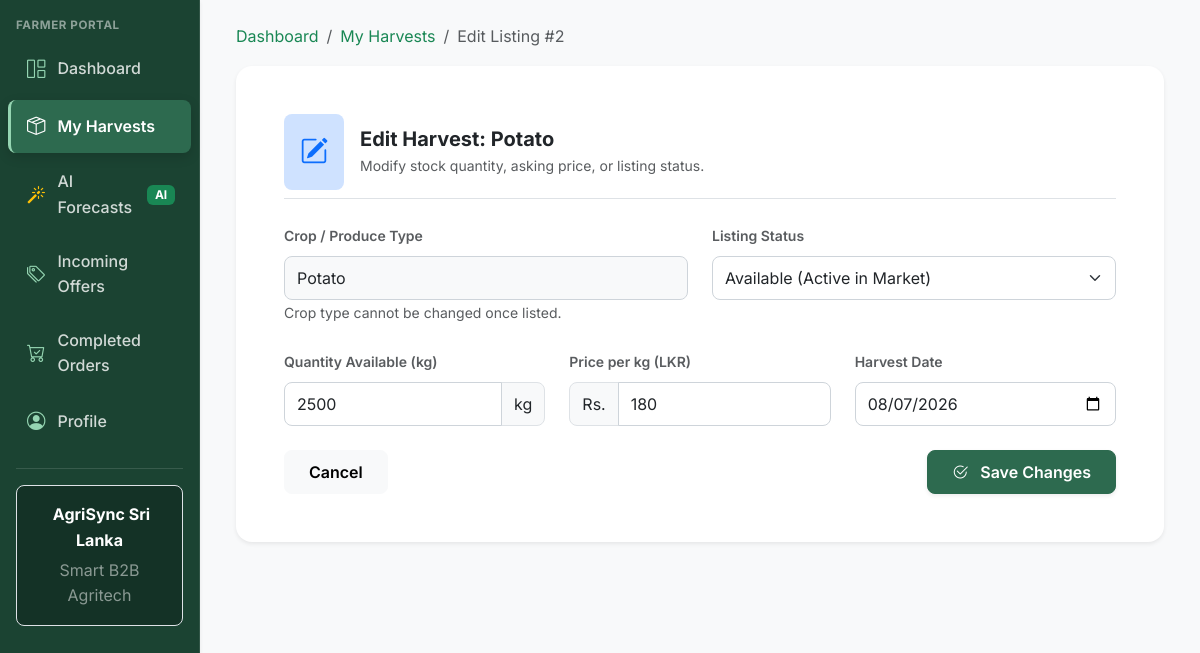
Screenshot of /farmer/edit_listing.php?id=2 (signed in) with the database file from the repository.
### tables this page shows
CREATE TABLE IF NOT EXISTS `harvest_listings` (
  `id` int(11) NOT NULL AUTO_INCREMENT,
  `farmer_id` int(11) NOT NULL,
  `crop_type` varchar(50) NOT NULL,
  `quantity_kg` decimal(10,2) NOT NULL,
  `price_per_kg` decimal(10,2) NOT NULL,
  `harvest_date` date NOT NULL,
  `status` enum('available','matched','sold') NOT NULL DEFAULT 'available',
  `created_at` timestamp NOT NULL DEFAULT CURRENT_TIMESTAMP,
  `updated_at` timestamp NOT NULL DEFAULT CURRENT_TIMESTAMP ON UPDATE CURRENT_TIMESTAMP,
  PRIMARY KEY (`id`),
  KEY `farmer_id_index` (`farmer_id`),
  KEY `crop_type_index` (`crop_type`),
  KEY `status_index` (`status`),
  CONSTRAINT `fk_harvest_farmer` FOREIGN KEY (`farmer_id`) REFERENCES `users` (`id`) ON DELETE CASCADE
);

### farmer/edit_listing.php (the view, shortened to what this page needs)
<?php
$user_id = (int) ($_SESSION['user_id'] ?? 0);
$listing_id = (int) ($_GET['id'] ?? 0);
$listing = null;
try {
    $db = getDbConnection();
    $stmt = $db->prepare("SELECT * FROM harvest_listings WHERE id = :id AND farmer_id = :farmer_id LIMIT 1");
    $stmt->execute([':id' => $listing_id, ':farmer_id' => $user_id]);
    $listing = $stmt->fetch(PDO::FETCH_ASSOC);
} catch (Throwable $e) {
    error_log("Edit Listing Fetch Error: " . $e->getMessage());
    $error = 'Database error fetching listing details.';
}
require_once __DIR__ . '/../includes/header.php';
?>
<div class="d-flex" style="min-height: 100vh;">
    <?php require_once __DIR__ . '/../includes/sidebar.php'; ?>
    <div class="flex-grow-1 bg-light p-4 overflow-auto">
        <div class="container-fluid max-w-4xl">
            <nav aria-label="breadcrumb" class="mb-3">
                <ol class="breadcrumb small">
                    <li class="breadcrumb-item"><a href="dashboard.php" class="text-success text-decoration-none">Dashboard</a></li>
                    <li class="breadcrumb-item"><a href="listings.php" class="text-success text-decoration-none">My Harvests</a></li>
                    <li class="breadcrumb-item active" aria-current="page">Edit Listing #<?= (int)$listing['id'] ?></li>
                </ol>
            </nav>
            <div class="card border-0 shadow-sm rounded-4 p-4 p-md-5 bg-white">
                <div class="d-flex align-items-center mb-4 pb-2 border-bottom">
                    <div class="p-3 rounded-3 bg-primary-subtle text-primary me-3">
                        <i class="bi bi-pencil-square fs-3"></i>
                    </div>
                    <div>
                        <h3 class="fw-bold text-dark mb-1">Edit Harvest: <?= htmlspecialchars($listing['crop_type'], ENT_QUOTES, 'UTF-8') ?></h3>
                        <p class="text-muted small mb-0">Modify stock quantity, asking price, or listing status.</p>
                    </div>
                </div>
                <form method="POST" action="edit_listing.php?id=<?= (int)$listing['id'] ?>" novalidate>
                    <div class="row g-4 mb-4">
                        <div class="col-12 col-md-6">
                            <label class="form-label small fw-semibold text-muted">Crop / Produce Type</label>
                            <input type="text" class="form-control rounded-3 bg-light" value="<?= htmlspecialchars($listing['crop_type'], ENT_QUOTES, 'UTF-8') ?>" disabled>
                            <small class="text-muted">Crop type cannot be changed once listed.</small>
                        </div>
                        <div class="col-12 col-md-6">
                            <label for="statusSelect" class="form-label small fw-semibold text-muted">Listing Status</label>
                            <select name="status" id="statusSelect" class="form-select rounded-3">
                                <option value="available" <?= $listing['status'] === 'available' ? 'selected' : '' ?>>Available (Active in Market)</option>
                            </select>
                        </div>
                        <div class="col-12 col-md-4">
                            <label for="qtyInput" class="form-label small fw-semibold text-muted">Quantity Available (kg)</label>
                            <div class="input-group">
                                <input type="number" step="10" min="1" name="quantity_kg" id="qtyInput" class="form-control rounded-start-3" value="<?= (float)$listing['quantity_kg'] ?>" required>
                                <span class="input-group-text bg-light rounded-end-3">kg</span>
                            </div>
                        </div>
                        <div class="col-12 col-md-4">
                            <label for="priceInput" class="form-label small fw-semibold text-muted">Price per kg (LKR)</label>
                            <div class="input-group">
                                <span class="input-group-text bg-light rounded-start-3">Rs.</span>
                                <input type="number" step="1" min="1" name="price_per_kg" id="priceInput" class="form-control rounded-end-3" value="<?= (float)$listing['price_per_kg'] ?>" required>
                            </div>
                        </div>
                        <div class="col-12 col-md-4">
                            <label for="harvestDateInput" class="form-label small fw-semibold text-muted">Harvest Date</label>
                            <input type="date" name="harvest_date" id="harvestDateInput" class="form-control rounded-3" value="<?= htmlspecialchars($listing['harvest_date'], ENT_QUOTES, 'UTF-8') ?>" required>
                        </div>
                    </div>
                    <div class="d-flex justify-content-between align-items-center">
                        <a href="listings.php" class="btn btn-light rounded-3 px-4">Cancel</a>
                        <button type="submit" class="btn btn-primary rounded-3 px-4 py-2 fw-semibold shadow-sm">
                            <i class="bi bi-check2-circle me-1"></i> Save Changes
                        </button>
                    </div>
                </form>
            </div>
        </div>
    </div>
</div>
<?php require_once __DIR__ . '/../includes/footer.php'; ?>

### assets/css/style.css (style rules this page uses)
:root { --clr-primary: #2D6A4F; --clr-primary-dark: #1B4332; --clr-primary-light: #40916C; --clr-accent: #95D5B2; --clr-accent-light: #D8F3DC; --clr-bg: #F8F9FA; --clr-surface: #FFFFFF; --clr-text: #212529; --clr-text-muted: #6C757D; --clr-border: #E9ECEF; --clr-danger: #DC3545; --clr-warning: #FFC107; --clr-info: #0DCAF0; --radius-sm: 8px; --radius-md: 12px; --radius-lg: 16px; --shadow-sm: 0 2px 8px rgba(0, 0, 0, 0.06); --shadow-md: 0 4px 16px rgba(0, 0, 0, 0.08); --shadow-lg: 0 10px 30px rgba(0, 0, 0, 0.12); --transition-fast: all 0.2s ease; }
body { font-family: 'Inter', -apple-system, BlinkMacSystemFont, 'Segoe UI', Roboto, sans-serif; background-color: var(--clr-bg); color: var(--clr-text); line-height: 1.6; -webkit-font-smoothing: antialiased; }
h1, h2, h3, h4, h5, h6 { font-family: 'Inter', sans-serif; font-weight: 700; color: var(--clr-primary-dark); }
h3 { font-size: 1.25rem; }
.card, .agri-card { background-color: var(--clr-surface); border: 1px solid var(--clr-border); border-radius: var(--radius-md); box-shadow: var(--shadow-sm); transition: var(--transition-fast); }
.btn { border-radius: var(--radius-sm); min-height: 44px; font-weight: 600; display: inline-flex; align-items: center; justify-content: center; gap: 0.5rem; padding: 0.5rem 1.25rem; transition: var(--transition-fast); }
.btn-primary { background-color: var(--clr-primary); border-color: var(--clr-primary); color: #ffffff; }
.form-control, .form-select { border-radius: var(--radius-sm); min-height: 44px; border: 1px solid #ced4da; transition: var(--transition-fast); }

### rows the page displays
harvest_listings: id "2", crop_type "Potato", status "Available (Active in Market)", quantity_kg "2500", price_per_kg "180", harvest_date "08/07/2026"

### other values shown
$user_role "FARMER"
